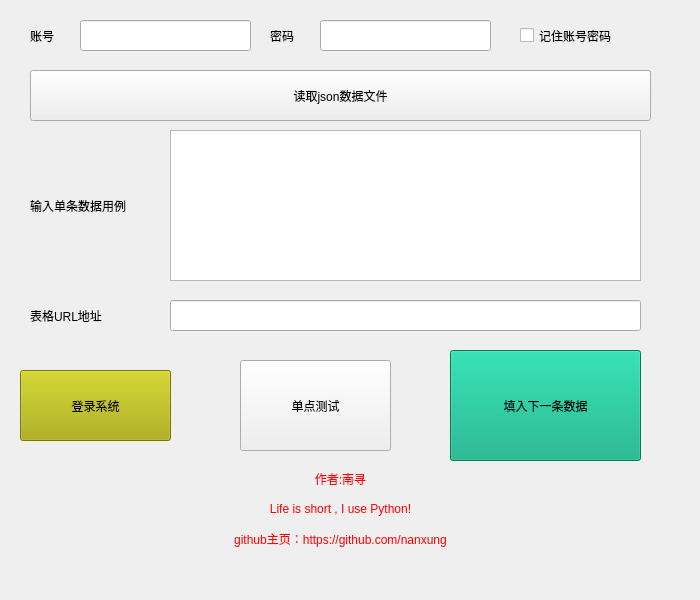
<?xml version="1.0" encoding="UTF-8"?>
<ui version="4.0">
 <class>MainWindow</class>
 <widget class="QMainWindow" name="MainWindow">
  <property name="geometry">
   <rect>
    <x>0</x>
    <y>0</y>
    <width>700</width>
    <height>600</height>
   </rect>
  </property>
  <property name="minimumSize">
   <size>
    <width>700</width>
    <height>600</height>
   </size>
  </property>
  <property name="maximumSize">
   <size>
    <width>700</width>
    <height>600</height>
   </size>
  </property>
  <property name="windowTitle">
   <string>自动化表单填写工具</string>
  </property>
  <property name="windowIcon">
   <iconset resource="logo.qrc">
    <normaloff>:/lo/logo3.png</normaloff>:/lo/logo3.png</iconset>
  </property>
  <widget class="QWidget" name="centralWidget">
   <widget class="QLineEdit" name="username">
    <property name="geometry">
     <rect>
      <x>80</x>
      <y>20</y>
      <width>171</width>
      <height>31</height>
     </rect>
    </property>
   </widget>
   <widget class="QLabel" name="label">
    <property name="geometry">
     <rect>
      <x>30</x>
      <y>20</y>
      <width>51</width>
      <height>31</height>
     </rect>
    </property>
    <property name="text">
     <string>账号</string>
    </property>
   </widget>
   <widget class="QLabel" name="label_2">
    <property name="geometry">
     <rect>
      <x>270</x>
      <y>10</y>
      <width>51</width>
      <height>51</height>
     </rect>
    </property>
    <property name="text">
     <string>密码</string>
    </property>
   </widget>
   <widget class="QLineEdit" name="password">
    <property name="geometry">
     <rect>
      <x>320</x>
      <y>20</y>
      <width>171</width>
      <height>31</height>
     </rect>
    </property>
    <property name="echoMode">
     <enum>QLineEdit::Password</enum>
    </property>
   </widget>
   <widget class="QPushButton" name="logBtn">
    <property name="geometry">
     <rect>
      <x>20</x>
      <y>370</y>
      <width>151</width>
      <height>71</height>
     </rect>
    </property>
    <property name="styleSheet">
     <string notr="true">background-color: rgb(170, 170, 0);</string>
    </property>
    <property name="text">
     <string>登录系统</string>
    </property>
   </widget>
   <widget class="QPushButton" name="readTable">
    <property name="geometry">
     <rect>
      <x>30</x>
      <y>70</y>
      <width>621</width>
      <height>51</height>
     </rect>
    </property>
    <property name="styleSheet">
     <string notr="true"/>
    </property>
    <property name="text">
     <string>读取json数据文件</string>
    </property>
   </widget>
   <widget class="QLineEdit" name="tableUrl">
    <property name="geometry">
     <rect>
      <x>170</x>
      <y>300</y>
      <width>471</width>
      <height>31</height>
     </rect>
    </property>
   </widget>
   <widget class="QLabel" name="label_3">
    <property name="geometry">
     <rect>
      <x>30</x>
      <y>290</y>
      <width>131</width>
      <height>51</height>
     </rect>
    </property>
    <property name="text">
     <string>表格URL地址</string>
    </property>
   </widget>
   <widget class="QPushButton" name="NextData">
    <property name="geometry">
     <rect>
      <x>450</x>
      <y>350</y>
      <width>191</width>
      <height>111</height>
     </rect>
    </property>
    <property name="styleSheet">
     <string notr="true">background-color: rgb(0, 170, 127);</string>
    </property>
    <property name="text">
     <string>填入下一条数据</string>
    </property>
   </widget>
   <widget class="QCheckBox" name="checkBox">
    <property name="geometry">
     <rect>
      <x>520</x>
      <y>20</y>
      <width>131</width>
      <height>31</height>
     </rect>
    </property>
    <property name="cursor">
     <cursorShape>ArrowCursor</cursorShape>
    </property>
    <property name="text">
     <string>记住账号密码</string>
    </property>
   </widget>
   <widget class="QLabel" name="label_4">
    <property name="geometry">
     <rect>
      <x>30</x>
      <y>180</y>
      <width>131</width>
      <height>51</height>
     </rect>
    </property>
    <property name="text">
     <string>输入单条数据用例</string>
    </property>
   </widget>
   <widget class="QTextEdit" name="SingleData">
    <property name="geometry">
     <rect>
      <x>170</x>
      <y>130</y>
      <width>471</width>
      <height>151</height>
     </rect>
    </property>
    <property name="acceptRichText">
     <bool>false</bool>
    </property>
   </widget>
   <widget class="QPushButton" name="SingleBtn">
    <property name="geometry">
     <rect>
      <x>240</x>
      <y>360</y>
      <width>151</width>
      <height>91</height>
     </rect>
    </property>
    <property name="text">
     <string>单点测试</string>
    </property>
   </widget>
   <widget class="QLabel" name="label_5">
    <property name="geometry">
     <rect>
      <x>20</x>
      <y>470</y>
      <width>641</width>
      <height>121</height>
     </rect>
    </property>
    <property name="styleSheet">
     <string notr="true">color: rgb(255, 0, 0);</string>
    </property>
    <property name="text">
     <string>作者:南寻

Life is short , I use Python!

github主页：https://github.com/nanxung</string>
    </property>
    <property name="alignment">
     <set>Qt::AlignHCenter|Qt::AlignTop</set>
    </property>
    <property name="wordWrap">
     <bool>true</bool>
    </property>
   </widget>
  </widget>
 </widget>
 <resources>
  <include location="logo.qrc"/>
 </resources>
 <connections/>
</ui>
